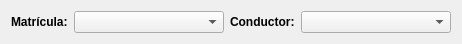
         <widget class="QWidget" name="layoutWidget">
          <property name="geometry">
           <rect>
            <x>80</x>
            <y>90</y>
            <width>437</width>
            <height>22</height>
           </rect>
          </property>
          <layout class="QGridLayout" name="gridLayout_7">
           <item row="0" column="0">
            <widget class="QLabel" name="lblMatricula_2">
             <property name="font">
              <font>
               <weight>75</weight>
               <bold>true</bold>
              </font>
             </property>
             <property name="text">
              <string>Matrícula:</string>
             </property>
            </widget>
           </item>
           <item row="0" column="1">
            <widget class="QComboBox" name="cmbMat">
             <property name="minimumSize">
              <size>
               <width>150</width>
               <height>0</height>
              </size>
             </property>
            </widget>
           </item>
           <item row="0" column="2">
            <widget class="QLabel" name="lblConductor">
             <property name="font">
              <font>
               <weight>75</weight>
               <bold>true</bold>
              </font>
             </property>
             <property name="text">
              <string>Conductor:</string>
             </property>
            </widget>
           </item>
           <item row="0" column="3">
            <widget class="QComboBox" name="cmbCon">
             <property name="minimumSize">
              <size>
               <width>150</width>
               <height>0</height>
              </size>
             </property>
            </widget>
           </item>
          </layout>
         </widget>
